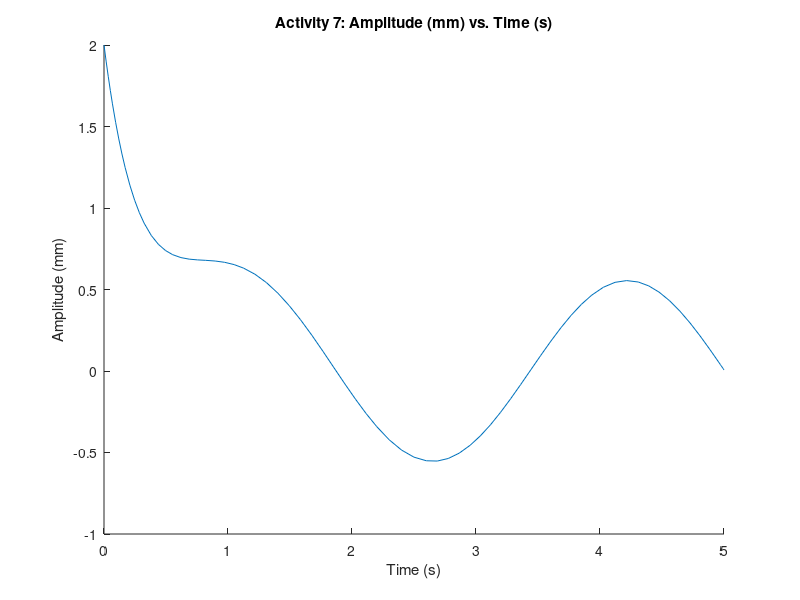

Reproduce this figure in MATLAB.
%% Activity 7
% 2/12/21
% Michael White
% Section 3 / Online
close all;
clear all;
clc;

% Activity Assignment Explanation:
% In this activity, we will use ode45 to solve a simple, first order
% differential equation along t, which ranges from 0 to 5. The function is
% also given an initial value of x0 = 2.

% Setup initial variables
t = [0 5];
x0 = 2;

% Solve the ODE
[t,x] = ode45(@(t,x) (10/5)*sin(2*t)-(15/5)*x,t,x0);

% Plot and label results
figure;
hold on;
plot(t,x);
title('Activity 7: Amplitude (mm) vs. Time (s)');
xlabel('Time (s)');
ylabel('Amplitude (mm)');